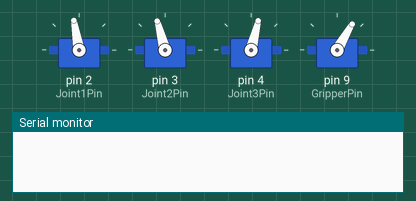
This sketch was run on a simulated Arduino Uno, built with avr-gcc and run on an emulated ATmega328P. On the bench: 4 × servo, the last lines printed to the serial monitor.

Above: at 0.1 s.
At 11.78 s:
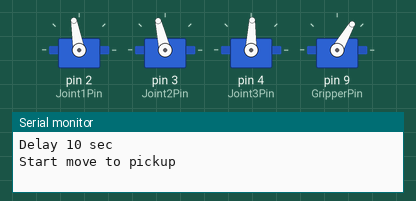
At 14.93 s:
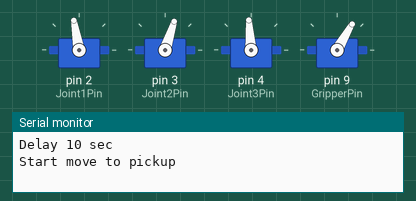
At 20.25 s:
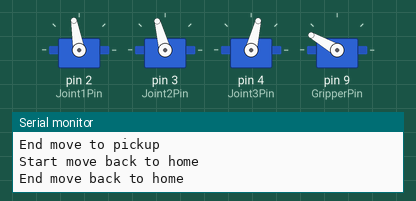
At 25.11 s:
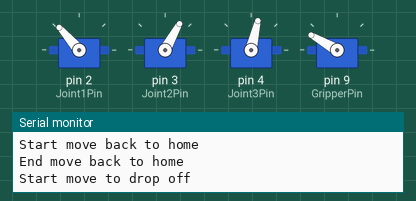
At 35.7 s:
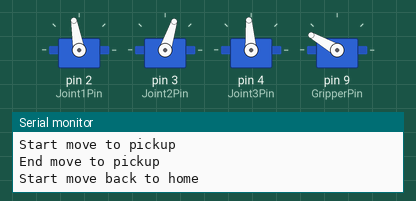
Timing chart, 0 to 40.0 s (numbered marks = the images above):
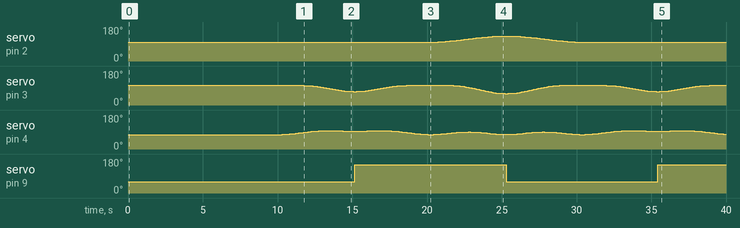

The sketch:

TrajectoryPickAndPlace.ino
```cpp
/////////////////////////
// Trajectory Planning //
/////////////////////////

#include <Servo.h>
#include <math.h>

//////////////////////////////////////////////////////////////////////
// Change values below to specify start and finish cartesian points //
//////////////////////////////////////////////////////////////////////

// X,Y,Z Values of the home position
float x_home = 0;
float y_home = 170;
float z_home = -100;

// pickup X, Y, Z location (Change these values to starting position)
float x_start = 0;
float y_start = 160;
float z_start = 50;

// drop X, Y, Z location (Change these values to starting position)
float x_finish = -100;
float y_finish = 160;
float z_finish = 50;

///////////////////////////////////////////////////////////////////////////////
// Dont change any values below as they define robot constants and variables //
///////////////////////////////////////////////////////////////////////////////

// These will be the current [x,y,z] values used to calculate theta at each time (t)
int x = x_home;
int y = y_home;
int z = z_home;

// Arm Servo pins
#define Joint1Pin 2
#define Joint2Pin 3
#define Joint3Pin 4
#define GripperPin 9

// Servo Objects
Servo Joint1;
Servo Joint2;
Servo Joint3;
Servo Gripper;

// Link lengths (mm)
float l1 = 100;
float l2 = 170;

// Declare thetas which will be the joint angles
float theta_1;
float theta_2;
float theta_3;

// Gripper Joint Angles
int GripperOpen = 60; // Open gripper
int GripperClose = 150; // Close gripper

// Joint Angle Offsets
int Joint1Offset = 10;
int Joint2Offset = 15;
int Joint3Offset = -14;

// Trajectory time and granularity (and therefore total number of points generated)
int tf = 5;
float granularity = 0.1;
float num_points = 50;

// Declare array that stores the projected trajectory.
float *x_points_pickup;
float *y_points_pickup;
float *z_points_pickup;

float *x_points_dropoff;
float *y_points_dropoff;
float *z_points_dropoff;

void calculate_theta_1()
{
theta_1 = acos(x / sqrt(pow(x, 2) + pow(y, 2))) * (180 / PI);
}

void calculate_theta_2()
{
float phi = atan(-1*z / sqrt(pow(x, 2) + pow(y, 2))) * (180 / PI);
float beta_top = pow(l1, 2) + pow(x, 2) + pow(y, 2) + pow(z, 2) - pow(l2, 2);
float beta_bottom = (2 * l1 * sqrt(pow(x, 2) + pow(y, 2) + pow(z, 2)));
float beta = acos((beta_top / beta_bottom)) * (180 / PI);
theta_2 = phi + beta;
}

void calculate_theta_3()
{
theta_3 = acos(((pow(x, 2) + pow(y, 2) + pow(z, 2) - pow(l1, 2) - pow(l2, 2)) / (2 * l1 * l2))) * (180 / PI);
}

float* calculate_projected_trajectory(int u_start, int u_finish, int tf, int num_points)
{
float *arr = (float*)malloc(num_points * sizeof(float));

float a0 = u_start;
float a2 = (3 / pow(tf, 2)) * (u_finish - u_start);
float a3 = (-1 * (2 / pow(tf, 3))) * (u_finish - u_start);

int counter = 0;
for (float t = granularity; t <= tf; t = t + granularity) {
 float pos = a0 + a2*pow(t, 2) + a3*pow(t, 3);
 arr[counter] = pos;
 counter++;
}

return arr;
}

void forward_trajectory_movement(float* x_arr, float* y_arr, float* z_arr)
{
 // 5s with 0.1s granularity therefore delay of 100ms between each movement.
 for (int i = 0; i < num_points; i++)
 {
  x = x_arr[i];
  y = y_arr[i];
  z = z_arr[i];

  calculate_theta_1();
  calculate_theta_2();
  calculate_theta_3();
  Joint1.write(theta_1+Joint1Offset);
  Joint2.write(theta_2+Joint2Offset);
  Joint3.write(theta_3+Joint3Offset);

  delay(100);
 }
}

void reverse_trajectory_movement(float* x_arr, float* y_arr, float* z_arr)
{
 for (int i = num_points - 1; i >= 0; i--)
 {
  x = x_arr[i];
  y = y_arr[i];
  z = z_arr[i];

  calculate_theta_1();
  calculate_theta_2();
  calculate_theta_3();
  Joint1.write(theta_1+Joint1Offset);
  Joint2.write(theta_2+Joint2Offset);
  Joint3.write(theta_3+Joint3Offset);

  delay(100);
 }
}

void setup()
{
 // Setup and write initial joint positions at the home location
 Serial.begin(9600);
 Joint1.attach(Joint1Pin);
 Joint2.attach(Joint2Pin);
 Joint3.attach(Joint3Pin);
 Gripper.attach(GripperPin);

 calculate_theta_1();
 calculate_theta_2();
 calculate_theta_3();

 Joint1.write(theta_1+Joint1Offset);
 Joint2.write(theta_2+Joint2Offset);
 Joint3.write(theta_3+Joint3Offset);
 Gripper.write(GripperOpen);

 // Pre-calculate the projected trajectory between home and the pickup location
 x_points_pickup = calculate_projected_trajectory(x_home, x_start, tf, (int) num_points);
 y_points_pickup = calculate_projected_trajectory(y_home, y_start, tf, (int) num_points);
 z_points_pickup = calculate_projected_trajectory(z_home, z_start, tf, (int) num_points);

 // Pre-calculate the projected trajectory between home and the drop off location
 x_points_dropoff = calculate_projected_trajectory(x_home, x_finish, tf, (int) num_points);
 y_points_dropoff = calculate_projected_trajectory(y_home, y_finish, tf, (int) num_points);
 z_points_dropoff = calculate_projected_trajectory(z_home, z_finish, tf, (int) num_points);

 // Wait the 10 seconds as required.
 Serial.println("Delay 10 sec");
 delay(10000);
}

void loop()
{
 /////////////////////
 // Pickup Movement //
 /////////////////////
 Serial.println("Start move to pickup");
 forward_trajectory_movement(x_points_pickup, y_points_pickup, z_points_pickup);
 Serial.println("End move to pickup");

 Gripper.write(GripperClose);

 Serial.println("Start move back to home");
 reverse_trajectory_movement(x_points_pickup, y_points_pickup, z_points_pickup);
 Serial.println("End move back to home");

 ///////////////////////
 // Drop Off Movement //
 ///////////////////////

 Serial.println("Start move to drop off");
 forward_trajectory_movement(x_points_dropoff, y_points_dropoff, z_points_dropoff);
 Serial.println("End move to drop off");

 Gripper.write(GripperOpen);

 Serial.println("Start move back to home");
 reverse_trajectory_movement(x_points_dropoff, y_points_dropoff, z_points_dropoff);
 Serial.println("End move back to home");
}
```

Measured:
- by itself, servo on pin 2 (Joint1Pin): rises from 100° to 132° in 4.5 s, then falls to 100° in 4.7 s
- by itself, servo on pin 9 (GripperPin): 60° → 150° at 15.2 s, → 60° 10.1 s later, → 150° 10.1 s later
- by itself, servo on pin 4 (Joint3Pin): 76° → 77° at 10.3 s, → 78° 0.20 s later, → 79° 0.20 s later, → 80° 0.10 s later, … (142 changes in this stretch)
